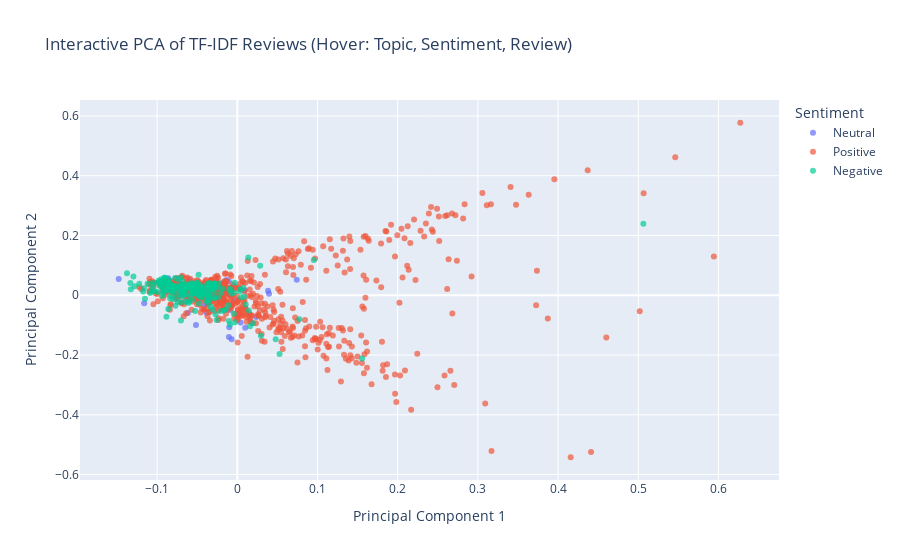

The cell this chart's notebook holds for it:
### Code cell
# Ensure we only use rows that have PCA + topic labels
plot_df = df_sample.dropna(subset=['PC1', 'PC2', 'Topic_Label', 'Sentiment']).copy()

# Optional: shorten reviews for hover (to avoid super long tooltips)
def truncate_text(text, max_len=200):
    text = str(text)
    return text if len(text) <= max_len else text[:max_len] + "..."

plot_df['Review_Short'] = plot_df['Original'].apply(truncate_text)

fig = px.scatter(
    plot_df,
    x='PC1',
    y='PC2',
    color='Sentiment',   # colour by sentiment
    hover_data={
        'Review_Short': True,
        'Topic_Label': True,
        'BERTopic_Topic': True,
        'Sentiment': True,
        'PC1': False,    # hide these numeric values in hover if you want
        'PC2': False
    },
    title="Interactive PCA of TF-IDF Reviews (Hover: Topic, Sentiment, Review)",
    opacity=0.7
)

fig.update_traces(marker=dict(size=6))

fig.update_layout(
    legend_title_text="Sentiment",
    hoverlabel=dict(bgcolor="white", font_size=11),
    xaxis_title="Principal Component 1",
    yaxis_title="Principal Component 2"
)

fig.show()

### Figure 1 — Plotly figure (JSON) as saved in the notebook; plotly's stock layout.template omitted (floating-point values rounded to 4 significant figures; data arrays with more than 128 entries replaced by an {"elided": "..."} marker saying what was removed)
{"data": [{"customdata": {"elided": "90x4 mixed values"}, "hovertemplate": "Sentiment=%{customdata[3]}<br>Review_Short=%{customdata[0]}<br>Topic_Label=%{customdata[1]}<br>BERTopic_Topic=%{customdata[2]}<extra></extra>", "legendgroup": "Neutral", "marker": {"color": "#636efa", "opacity": 0.7, "size": 6, "symbol": "circle"}, "mode": "markers", "name": "Neutral", "orientation": "v", "showlegend": true, "type": "scatter", "x": [-0.01329, -0.06829, -0.06505, -0.06353, -0.01936, -0.0105, -0.03835, 0.009847, -0.07587, -0.06282, -0.07753, -0.02553, -0.04414, -0.003666, -0.05157, -0.03655, -0.04967, -0.08422, -0.03143, -0.03476, -0.01948, -0.06075, -0.02319, -0.03223, -0.02494, -0.02869, -0.01996, -0.03047, -0.02426, -0.03747, -0.01045, -0.007008, -0.02848, -0.02758, 0.07416, 0.03842, -0.04278, 0.02345, -0.07274, -0.03048, -0.04972, -0.05167, -0.01449, -0.0861, -0.1161, -0.05145, 0.009344, -0.0738, -0.01004, -0.03035, 0.00414, -0.07638, -0.03976, -0.009147, -0.02899, -0.003317, -0.03814, -0.0683, -0.04096, -0.06637, -0.05925, -0.06309, -0.01315, -0.02674, -0.05945, 0.03956, -0.01759, -0.01669, -0.1479, -0.02832, -0.02033, -0.07851, -0.06163, -0.0547, -0.06831, -0.06726, -0.007021, -0.04307, -0.02694, -0.02877, -0.03213, -0.0476, -0.03831, -0.007889, -0.01817, -0.008783, -0.0263, -0.04819, -0.06059, -0.02615], "xaxis": "x", "y": [0.05137, 0.03171, 0.01267, 0.019, 0.02642, 0.04638, -0.05843, -0.1088, -0.01254, 0.02513, 0.02982, 0.04043, 0.02361, 0.02546, -0.09968, 0.03122, 0.005604, 0.0484, 0.02802, 0.01929, 0.02091, 0.03925, 0.02632, 0.007913, 0.04025, 0.03996, 0.005747, 0.03379, 0.00998, -0.02937, -0.1397, 0.02689, 0.03497, 0.03785, 0.0518, 0.01499, 0.006505, -0.07287, 0.04744, 0.02915, 0.01392, 0.007511, 0.006959, 0.05695, -0.02699, 0.03314, 0.01715, 0.03842, -0.1069, 0.02844, -0.09121, 0.03216, 0.01534, -0.0496, 0.03707, -0.01865, 0.02266, 0.02412, -0.0316, -0.002735, 0.05113, 0.03402, 0.01944, 0.02139, 0.02306, 0.004902, 0.04361, 0.02228, 0.05473, 0.02537, -0.01507, 0.02774, -0.05964, 0.01553, 0.0167, 0.03378, -0.1468, 0.03485, 0.03509, 0.03775, 0.02599, 0.01442, 0.02542, 0.01211, -0.01326, 0.005325, 0.0403, -0.005063, 0.02555, 0.0222], "yaxis": "y"}, {"customdata": {"elided": "634x4 mixed values"}, "hovertemplate": "Sentiment=%{customdata[3]}<br>Review_Short=%{customdata[0]}<br>Topic_Label=%{customdata[1]}<br>BERTopic_Topic=%{customdata[2]}<extra></extra>", "legendgroup": "Positive", "marker": {"color": "#EF553B", "opacity": 0.7, "size": 6, "symbol": "circle"}, "mode": "markers", "name": "Positive", "orientation": "v", "showlegend": true, "type": "scatter", "x": {"elided": "634 float values"}, "xaxis": "x", "y": {"elided": "634 float values"}, "yaxis": "y"}, {"customdata": {"elided": "209x4 mixed values"}, "hovertemplate": "Sentiment=%{customdata[3]}<br>Review_Short=%{customdata[0]}<br>Topic_Label=%{customdata[1]}<br>BERTopic_Topic=%{customdata[2]}<extra></extra>", "legendgroup": "Negative", "marker": {"color": "#00cc96", "opacity": 0.7, "size": 6, "symbol": "circle"}, "mode": "markers", "name": "Negative", "orientation": "v", "showlegend": true, "type": "scatter", "x": {"elided": "209 float values"}, "xaxis": "x", "y": {"elided": "209 float values"}, "yaxis": "y"}], "layout": {"hoverlabel": {"bgcolor": "white", "font": {"size": 11}}, "legend": {"title": {"text": "Sentiment"}, "tracegroupgap": 0}, "title": {"text": "Interactive PCA of TF-IDF Reviews (Hover: Topic, Sentiment, Review)"}, "xaxis": {"anchor": "y", "domain": [0, 1], "title": {"text": "Principal Component 1"}}, "yaxis": {"anchor": "x", "domain": [0, 1], "title": {"text": "Principal Component 2"}}}}
